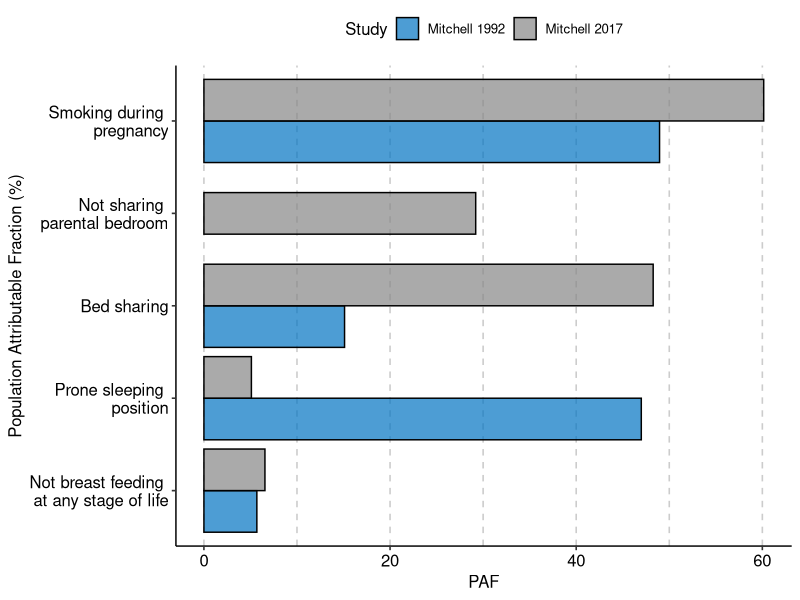

R code for this plot: (Note: this script raises an error after producing the figure.)
library(tidyverse)
library(readxl)
library(magrittr)
library(ggpubr)

paf <- read_excel(here::here("data", "risk-factors.xlsx"), 
                         sheet = "PAF")

paf %<>%
  mutate(Exposure = case_when(
    Exposure == "Not breast feeding at any stage of life" ~
    "Not breast feeding \nat any stage of life",
    Exposure == "Prone sleeping position" ~ "Prone sleeping \nposition",
    Exposure == "Smoking during pregnancy" ~ "Smoking during \npregnancy",
    Exposure == "Not sharing parental bedroom" ~ "Not sharing \nparental bedroom",
    TRUE ~ Exposure))

order <- c("Not breast feeding \nat any stage of life", "Prone sleeping \nposition",
           "Bed sharing", "Not sharing \nparental bedroom",
           "Smoking during \npregnancy")

paf$Exposure <- factor(paf$Exposure, levels = order)

paf_plot <- ggplot(data = paf) +
  geom_bar(aes(x = PAF, y = Exposure, fill = Study), 
           alpha = 0.7, color = "black",
           stat = "identity",
           position = position_dodge2(padding = 0, preserve = "single")) +
  scale_fill_manual(values = c("#0073C2FF", "#868686FF")) +
  scale_color_manual(values = c("#0073C2FF", "#868686FF")) +
  ylab("Population Attributable Fraction (%)") +
  theme_pubr() +
  theme(panel.grid.major.x = element_line(color = "grey80",
                                          linetype = "dashed"),
        panel.grid.minor.x = element_line(color = "grey80",
                                          linetype = "dashed"))

paf_table <- paf %>%
  select(-c("OR", "pc")) %>%
  pivot_wider(names_from = Study, values_from = "PAF") %>%
  select("Exposure", "Mitchell 1992", "Mitchell 2017") %>%
  mutate_if(is.numeric, round, digits = 2) %>%
  replace(is.na(.), "-")

or_table <- paf %>%
  select(-c("PAF", "pc")) %>%
  pivot_wider(names_from = Study, values_from = "OR") %>%
  select("Exposure", "Mitchell 1992", "Mitchell 2017") %>%
  mutate_if(is.numeric, round, digits = 2) %>%
  replace(is.na(.), "-")


paf_table_p <- ggtexttable(paf_table, rows = NULL, 
            theme = ttheme("default"))

or_table_p <- ggtexttable(or_table, rows = NULL, 
                           theme = ttheme("default"))

ggarrange(paf_plot, 
          ggarrange(paf_table_p, or_table_p, 
                    nrow = 2,
                    labels = c("Population Attributable Fraction (%)",
                               "Odds Ratio (Univariate)"),
                    hjust = c(-0.32, -0.75)),
          ncol = 2)
